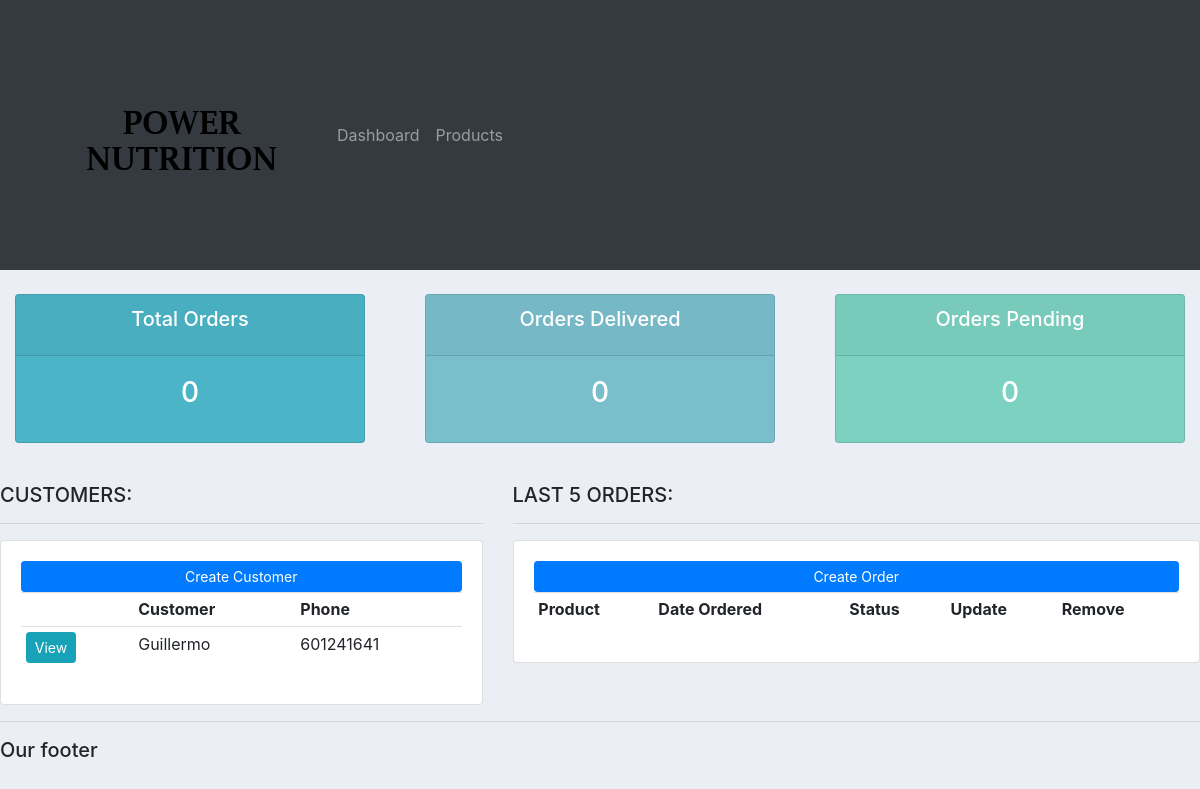
/, run on an earlier commit of the app's database.
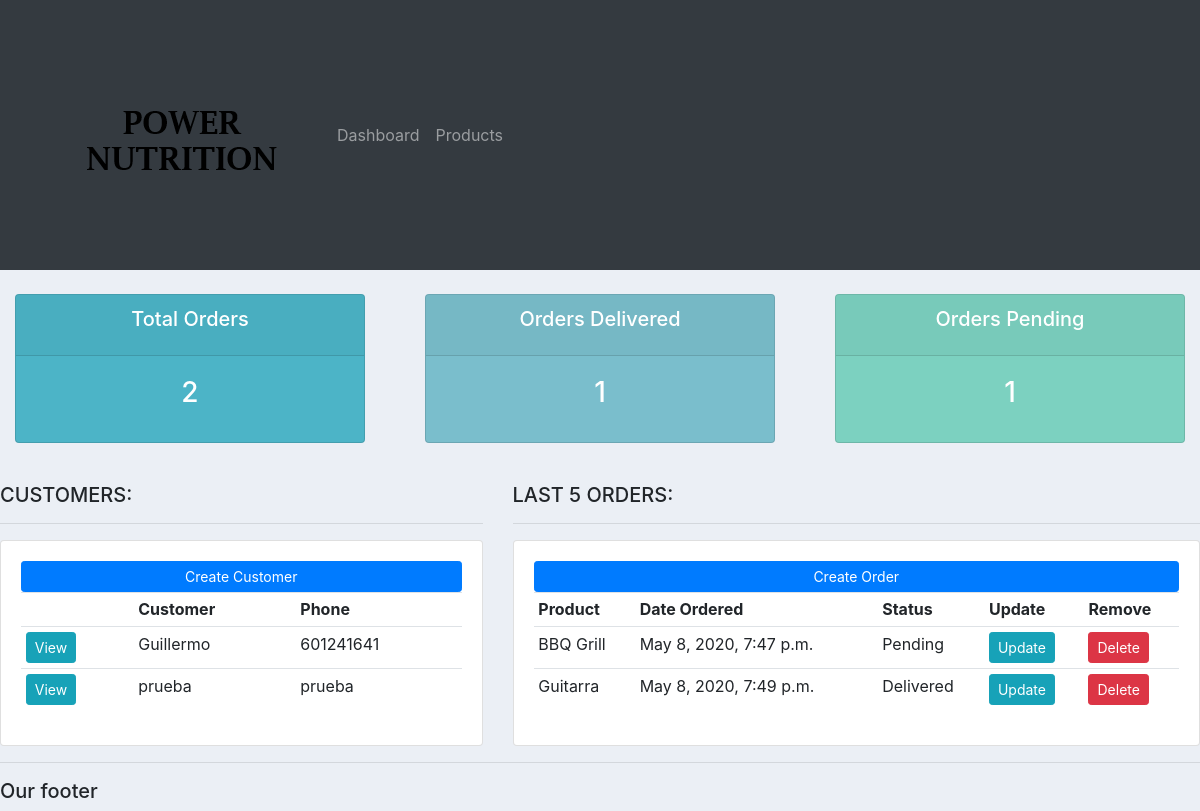
And on a later commit of the database.
### account/models.py (models this page shows, shortened)
class Customer(models.Model):
    name = models.CharField(max_length=200, null=True)
    phone = models.CharField(max_length=200, null=True)
    email = models.CharField(max_length=200, null=True)
    date_created = models.DateTimeField(auto_now_add=True, null=True)

class Order(models.Model):
    STATUS = (
        ('Pending', 'Pending'),
        ('Out of delivery', 'Out of delivery'),
        ('Delivered', 'Delivered'),
        )
    customer = models.ForeignKey(Customer, null=True, on_delete=models.SET_NULL)
    product = models.ForeignKey(Product, null=True, on_delete=models.SET_NULL)
    date_created = models.DateTimeField(auto_now_add=True, null=True)
    status = models.CharField(max_length=100, null=True, choices=STATUS)

class Product(models.Model):
    CATEGORY = (
            ('Indoor', 'Indoor'),
            ('Out Door', 'Out Door'),
            )
    name = models.CharField(max_length=200, null=True)
    price = models.FloatField(null=True)
    category = models.CharField(max_length=200, null=True, choices=CATEGORY)
    description = models.CharField(max_length=500, null=True, blank=True)
    date_created = models.DateTimeField(auto_now_add=True, null=True)
    tags = models.ManyToManyField(Tag)
    def __str__(self):
        return self.name

### account/views.py (the view)
# urls.py: 2. Add a URL to urlpatterns:  path('', views.home, name='home')
def home(request):
    orders = Order.objects.all()
    customers = Customer.objects.all()
    total_customers = customers.count()
    total_orders = orders.count()
    delivered = orders.filter(status='Delivered').count()
    pending = orders.filter(status='Pending').count()
    context = {'orders': orders, 'customers': customers, 'total_customers': total_customers,
               'total_orders': total_orders, 'delivered': delivered, 'pending': pending}
    return render(request, 'account/dashboard.html', context)

### account/templates/account/dashboard.html
{% extends 'account/main.html' %}
{% block content %}
{% include 'account/status.html' %}
<br>
<div class="row">
    <div class="col-md-5">
        <h5>CUSTOMERS:</h5>
        <hr>
        <div class="card card-body">
            <a class="btn btn-primary btn-sm btn-block" href="">Create Customer</a>
            <table class="table table-sm">
                <tr>
                    <th></th>
                    <th>Customer</th>
                    <th>Phone</th>
                </tr>
                {% for customer in customers%}
                    <tr>
                        <td><a class="btn btn-sm btn-info" href="{% url 'customer' customer.id %}">View</a></td>
                        <td>{{customer.name}}</td>
                        <td>{{customer.phone}}</td>
                    </tr>
                {% endfor %}
            </table>
        </div>
    </div>
    <div class="col-md-7">
        <h5>LAST 5 ORDERS:</h5>
        <hr>
        <div class="card card-body">
            <a class="btn btn-primary btn-sm btn-block" href="{% url 'create_order' %}">Create Order</a>
            <table class="table table-sm">
                <tr>
                    <th>Product</th>
                    <th>Date Ordered</th>
                    <th>Status</th>
                    <th>Update</th>
                    <th>Remove</th>
                </tr>
                                {% for order in orders%}
                    <tr>
                        <td>{{order.product}}</td>
                        <td>{{order.date_created}}</td>
                        <td>{{order.status}}</td>
                        <td><a class="btn btn-sm btn-info" href="">Update</a></td>
                        <td><a class="btn btn-sm btn-danger" href="">Delete</a></td>
                    </tr>
                {% endfor %}
            </table>
        </div>
    </div>
</div>
{% endblock %}

What changed in the data, as far as the page shows it:
added Customer: name "prueba", phone "prueba"
added Order: product "BBQ Grill", date_created "May 8, 2020, 7:47 p.m.", status "Pending"
added Order: product "Guitarra", date_created "May 8, 2020, 7:49 p.m.", status "Delivered"
Also different on the page:
{{ total_orders }}: "0" → "2"
{{ delivered }}: "0" → "1"
{{ pending }}: "0" → "1"
